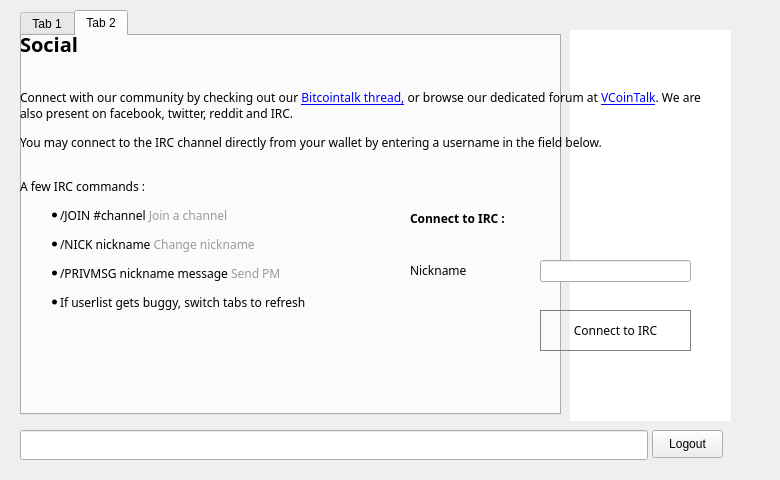
<?xml version="1.0" encoding="UTF-8"?>
<ui version="4.0">
 <class>ChatWindow</class>
 <widget class="QMainWindow" name="ChatWindow">
  <property name="geometry">
   <rect>
    <x>0</x>
    <y>0</y>
    <width>780</width>
    <height>480</height>
   </rect>
  </property>
  <property name="windowTitle">
   <string>Chat Window</string>
     </property>
  <widget class="QWidget" name="chatmain">
     <widget class="QWidget" name="splitter" native="true">
      <property name="enabled">
       <bool>true</bool>
      </property>
      <property name="geometry">
       <rect>
        <x>10</x>
        <y>10</y>
      <width>721</width>
      <height>491</height>
       </rect>
      </property>
      <property name="styleSheet">
       <string notr="true"/>
      </property>
      <widget class="QTabWidget" name="tab">
     <property name="enabled">
      <bool>true</bool>
     </property>
       <property name="geometry">
        <rect>
         <x>10</x>
         <y>0</y>
         <width>541</width>
       <height>405</height>
        </rect>
       </property>
       <property name="styleSheet">
        <string notr="true"/>
       </property>
       <property name="tabShape">
        <enum>QTabWidget::Rounded</enum>
       </property>
       <property name="currentIndex">
        <number>1</number>
       </property>
       <property name="tabsClosable">
        <bool>false</bool>
       </property>
     <widget class="QWidget" name="chatpanel">
        <attribute name="title">
         <string>Tab 1</string>
        </attribute>
       </widget>
       <widget class="QWidget" name="tab_5">
        <attribute name="title">
         <string>Tab 2</string>
        </attribute>
       </widget>
      </widget>
      <widget class="QLineEdit" name="lineEdit">
       <property name="geometry">
        <rect>
         <x>10</x>
       <y>420</y>
       <width>628</width>
         <height>30</height>
        </rect>
       </property>
       <property name="sizePolicy">
        <sizepolicy hsizetype="Fixed" vsizetype="Fixed">
         <horstretch>0</horstretch>
         <verstretch>0</verstretch>
        </sizepolicy>
       </property>
       <property name="maximumSize">
        <size>
         <width>16777215</width>
         <height>30</height>
        </size>
       </property>
      </widget>
      <widget class="QListView" name="userView">
       <property name="geometry">
        <rect>
         <x>560</x>
         <y>20</y>
         <width>161</width>
         <height>391</height>
        </rect>
       </property>
       <property name="minimumSize">
        <size>
         <width>0</width>
         <height>300</height>
        </size>
       </property>
       <property name="styleSheet">
        <string notr="true">border-radius:10px;</string>
       </property>
      </widget>
    <widget class="QPushButton" name="disconnectbutton">
       <property name="geometry">
        <rect>
       <x>642</x>
       <y>420</y>
       <width>71</width>
         <height>28</height>
        </rect>
       </property>
       <property name="text">
      <string>Logout</string>
       </property>
      </widget>
     </widget>
   <widget class="QWidget" name="connecttab" native="true">
      <property name="geometry">
       <rect>
      <x>10</x>
      <y>10</y>
      <width>731</width>
      <height>460</height>
       </rect>
      </property>
      <property name="styleSheet">
       <string notr="true">font-family:Proxima Nova Rg;</string>
      </property>
      <widget class="QWidget" name="layoutWidget">
       <property name="geometry">
        <rect>
         <x>10</x>
       <y>20</y>
       <width>250</width>
       <height>27</height>
        </rect>
       </property>
       <layout class="QHBoxLayout" name="hide1">
        <property name="spacing">
         <number>7</number>
        </property>
      <item>
       <widget class="QLabel" name="label_9">
        <property name="font">
         <font>
          <family>Proxima Nova Rg</family>
         </font>
        </property>
        <property name="text">
         <string>&lt;html&gt;&lt;head/&gt;&lt;body&gt;&lt;p&gt;&lt;span style=&quot; font-size:20px; font-weight:600; color:#000000;&quot;&gt;Social&lt;/span&gt;&lt;/p&gt;&lt;/body&gt;&lt;/html&gt;</string>
        </property>
       </widget>
      </item>
      <item>
       <spacer name="horizontalSpacer_4">
        <property name="orientation">
         <enum>Qt::Horizontal</enum>
        </property>
        <property name="sizeHint" stdset="0">
         <size>
          <width>40</width>
          <height>20</height>
         </size>
        </property>
       </spacer>
      </item>
       </layout>
      </widget>
    <widget class="QLabel" name="hide2">
     <property name="geometry">
      <rect>
       <x>10</x>
       <y>70</y>
       <width>681</width>
       <height>81</height>
      </rect>
     </property>
     <property name="text">
      <string>&lt;html&gt;&lt;head/&gt;&lt;body&gt;&lt;p align=&quot;justify&quot;&gt;Connect with our community by checking out our &lt;a href=&quot;https://bitcointalk.org/index.php?topic=1059746.0&quot;&gt;&lt;span style=&quot; text-decoration: underline; color:#0000ff;&quot;&gt;Bitcointalk thread,&lt;/span&gt;&lt;/a&gt; or browse our dedicated forum at &lt;a href=&quot;http://vcointalk.org/&quot;&gt;&lt;span style=&quot; text-decoration: underline; color:#0000ff;&quot;&gt;VCoinTalk&lt;/span&gt;&lt;/a&gt;. We are also present on facebook, twitter, reddit and IRC.&lt;/p&gt;&lt;p align=&quot;justify&quot;&gt;You may connect to the IRC channel directly from your wallet by entering a username in the field below.&lt;/p&gt;&lt;/body&gt;&lt;/html&gt;</string>
     </property>
     <property name="wordWrap">
      <bool>true</bool>
     </property>
     <property name="openExternalLinks">
      <bool>true</bool>
     </property>
    </widget>
    <widget class="QLabel" name="label">
     <property name="geometry">
      <rect>
       <x>40</x>
       <y>323</y>
       <width>50</width>
       <height>50</height>
      </rect>
     </property>
     <property name="text">
      <string>&lt;html&gt;&lt;head/&gt;&lt;body&gt;&lt;p&gt;&lt;a href=&quot;https://twitter.com/vcoin&quot;&gt;&lt;span style=&quot; text-decoration: underline; color:#0000ff;&quot;&gt;&lt;img src=&quot;:/icons/twitter&quot;/&gt;&lt;/span&gt;&lt;/a&gt;&lt;/p&gt;&lt;/body&gt;&lt;/html&gt;</string>
     </property>
     <property name="margin">
      <number>5</number>
     </property>
     <property name="openExternalLinks">
      <bool>true</bool>
     </property>
    </widget>
    <widget class="QLabel" name="label_3">
     <property name="geometry">
      <rect>
       <x>100</x>
       <y>323</y>
       <width>50</width>
       <height>50</height>
      </rect>
     </property>
     <property name="text">
      <string>&lt;html&gt;&lt;head/&gt;&lt;body&gt;&lt;p&gt;&lt;a href=&quot;#&quot;&gt;&lt;span style=&quot; text-decoration: underline; color:#0000ff;&quot;&gt;&lt;img src=&quot;:/icons/facebookoff&quot;/&gt;&lt;/span&gt;&lt;/a&gt;&lt;/p&gt;&lt;/body&gt;&lt;/html&gt;</string>
     </property>
     <property name="openExternalLinks">
      <bool>true</bool>
     </property>
    </widget>
    <widget class="QLabel" name="label_4">
     <property name="geometry">
      <rect>
       <x>160</x>
       <y>323</y>
       <width>50</width>
       <height>50</height>
      </rect>
     </property>
     <property name="text">
      <string>&lt;html&gt;&lt;head/&gt;&lt;body&gt;&lt;p&gt;&lt;a href=&quot;http://www.reddit.com/r/VCoin&quot;&gt;&lt;span style=&quot; text-decoration: underline; color:#0000ff;&quot;&gt;&lt;img src=&quot;:/icons/reddit&quot;/&gt;&lt;/span&gt;&lt;/a&gt;&lt;/p&gt;&lt;/body&gt;&lt;/html&gt;</string>
     </property>
     <property name="openExternalLinks">
      <bool>true</bool>
     </property>
    </widget>
    <widget class="QLabel" name="label_6">
     <property name="geometry">
      <rect>
       <x>220</x>
       <y>323</y>
       <width>50</width>
       <height>50</height>
      </rect>
     </property>
     <property name="text">
      <string>&lt;html&gt;&lt;head/&gt;&lt;body&gt;&lt;p&gt;&lt;a href=&quot;https://bitcointalk.org/index.php?topic=1059746.0&quot;&gt;&lt;span style=&quot; text-decoration: underline; color:#0000ff;&quot;&gt;&lt;img src=&quot;:/icons/bitcointalk&quot;/&gt;&lt;/span&gt;&lt;/a&gt;&lt;/p&gt;&lt;/body&gt;&lt;/html&gt;</string>
     </property>
     <property name="openExternalLinks">
      <bool>true</bool>
     </property>
    </widget>
    <widget class="QLabel" name="label_6a">
     <property name="geometry">
      <rect>
       <x>280</x>
       <y>323</y>
       <width>50</width>
       <height>50</height>
      </rect>
     </property>
     <property name="text">
      <string>&lt;html&gt;&lt;head/&gt;&lt;body&gt;&lt;p&gt;&lt;a href=&quot;https://cryptocointalk.com/topic/38482-ann-vcoin-sha256-pow/&quot;&gt;&lt;span style=&quot; text-decoration: underline; color:#0000ff;&quot;&gt;&lt;img src=&quot;:/icons/cryptocointalk&quot;/&gt;&lt;/span&gt;&lt;/a&gt;&lt;/p&gt;&lt;/body&gt;&lt;/html&gt;</string>
     </property>
     <property name="openExternalLinks">
      <bool>true</bool>
     </property>
    </widget>
      <widget class="QLabel" name="label_2">
       <property name="geometry">
        <rect>
       <x>10</x>
       <y>160</y>
       <width>378</width>
       <height>149</height>
        </rect>
       </property>
       <property name="text">
      <string>&lt;html&gt;&lt;head/&gt;&lt;body&gt;&lt;p&gt;A few IRC commands :&lt;/p&gt;&lt;ul style=&quot;margin-top: 0px; margin-bottom: 0px; margin-left: 0px; margin-right: 0px; -qt-list-indent: 1;&quot;&gt;&lt;li style=&quot; margin-top:12px; margin-bottom:12px; margin-left:0px; margin-right:0px; -qt-block-indent:0; text-indent:0px;&quot;&gt;/JOIN #channel &lt;span style=&quot; color:#9a9a9a;&quot;&gt;Join a channel&lt;/span&gt;&lt;/li&gt;&lt;li style=&quot; margin-top:12px; margin-bottom:12px; margin-left:0px; margin-right:0px; -qt-block-indent:0; text-indent:0px;&quot;&gt;/NICK nickname &lt;span style=&quot; color:#9a9a9a;&quot;&gt;Change nickname&lt;/span&gt;&lt;/li&gt;&lt;li style=&quot; margin-top:12px; margin-bottom:12px; margin-left:0px; margin-right:0px; -qt-block-indent:0; text-indent:0px;&quot;&gt;/PRIVMSG nickname message &lt;span style=&quot; color:#9a9a9a;&quot;&gt;Send PM &lt;/span&gt;&lt;/li&gt;&lt;li style=&quot; margin-top:0px; margin-bottom:0px; margin-left:0px; margin-right:0px; -qt-block-indent:0; text-indent:0px;&quot;&gt;If userlist gets buggy, switch tabs to refresh&lt;/li&gt;&lt;/ul&gt;&lt;/body&gt;&lt;/html&gt;</string>
       </property>
      </widget>
      <widget class="QLineEdit" name="editPseudo">
       <property name="geometry">
        <rect>
       <x>530</x>
       <y>250</y>
         <width>151</width>
         <height>22</height>
        </rect>
       </property>
       <property name="text">
        <string/>
       </property>
      </widget>
      <widget class="QLabel" name="label_5">
       <property name="geometry">
        <rect>
         <x>400</x>
       <y>250</y>
       <width>82</width>
         <height>21</height>
        </rect>
       </property>
       <property name="text">
        <string>Nickname</string>
       </property>
      </widget>
      <widget class="QPushButton" name="buttonConnect">
       <property name="geometry">
        <rect>
       <x>530</x>
         <y>300</y>
         <width>151</width>
         <height>41</height>
        </rect>
       </property>
       <property name="styleSheet">
        <string notr="true">border-radius:40px;border:1px solid grey</string>
       </property>
       <property name="text">
        <string>Connect to IRC</string>
       </property>
      </widget>
      <widget class="QLabel" name="label_10">
       <property name="geometry">
        <rect>
         <x>400</x>
       <y>200</y>
       <width>134</width>
       <height>16</height>
        </rect>
       </property>
       <property name="text">
      <string>&lt;html&gt;&lt;head/&gt;&lt;body&gt;&lt;p&gt;&lt;span style=&quot; font-weight:600;&quot;&gt;Connect to IRC :&lt;/span&gt;&lt;/p&gt;&lt;/body&gt;&lt;/html&gt;</string>
       </property>
      </widget>
     </widget>
    </widget>
  <action name="actionQuit">
   <property name="text">
    <string>Quit</string>
   </property>
   <property name="shortcut">
    <string>Ctrl+Q</string>
   </property>
  </action>
  <action name="actionCloseTab">
   <property name="text">
    <string>Close tab</string>
   </property>
  </action>
 </widget>
 <resources>
  <include location="../bitcoin.qrc"/>
 </resources>
 <connections/>
</ui>
